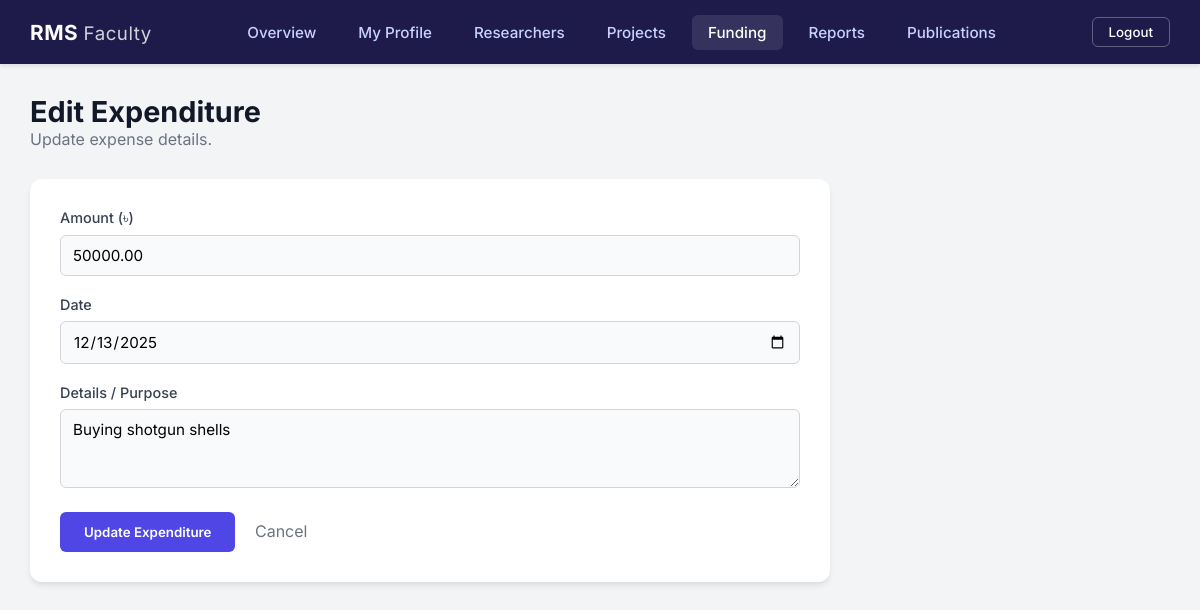
The page /modules/funding/expenditure_edit.php?id=2 (signed in) on the database its author committed.
### tables this page shows
CREATE TABLE `expenditures` (
  `funding_id` varchar(36) NOT NULL,
  `expenditure_id` int(11) NOT NULL,
  `amount` decimal(12,2) NOT NULL CHECK (`amount` >= 0),
  `expenditure_date` date NOT NULL,
  `details` text DEFAULT NULL
);

### modules/funding/expenditure_edit.php (the view, shortened to what this page needs)
<?php
require_once __DIR__ . '/../../config/db_connect.php';
$id = $_GET['id'] ?? null;
$stmt = $conn->prepare("SELECT * FROM expenditures WHERE expenditure_id = ?");
$stmt->bind_param("s", $id);
$stmt->execute();
$exp = $stmt->get_result()->fetch_assoc();
$funding_id = $exp['funding_id'];
?>
<!DOCTYPE html>
<html lang="en">
<head>
    <link rel="stylesheet" href="/research_management/public/css/style.css?v=<?php echo time(); ?>">
</head>
<body>
    <div class="dashboard-container">
        <?php include __DIR__ . '/../../public/includes/topbar.php'; ?>
        <main class="main-content">
            <div class="page-header">
                <h1>Edit Expenditure</h1>
                <p>Update expense details.</p>
            </div>
            <div class="form-container">
                <form action="expenditure_edit.php?id=<?php echo $id; ?>" method="POST" class="modern-form">
                    <div class="form-group">
                        <label>Amount (৳)</label>
                        <input type="number" name="amount" step="0.01" required
                            value="<?php echo htmlspecialchars($exp['amount']); ?>">
                    </div>
                    <div class="form-group">
                        <label>Date</label>
                        <input type="date" name="expenditure_date" required
                            value="<?php echo htmlspecialchars($exp['expenditure_date']); ?>">
                    </div>
                    <div class="form-group">
                        <label>Details / Purpose</label>
                        <textarea name="details" rows="3"
                            required><?php echo htmlspecialchars($exp['details']); ?></textarea>
                    </div>
                    <button type="submit" class="btn-submit">Update Expenditure</button>
                    <a href="view.php?id=<?php echo $funding_id; ?>"
                        style="margin-left: 15px; color: #6b7280; text-decoration: none;">Cancel</a>
                </form>
            </div>
        </main>
    </div>
</body>
</html>

### public/css/style.css (style rules this page uses)
* { margin: 0; padding: 0; box-sizing: border-box; font-family: 'Inter', sans-serif; }
body { background-color: #f3f4f6; min-height: 100vh; }
.form-group { margin-bottom: 20px; }
.form-group label { display: block; margin-bottom: 8px; color: #374151; font-weight: 500; font-size: 0.9rem; }
.form-group input { width: 100%; padding: 12px 16px; border: 1px solid #d1d5db; border-radius: 8px; font-size: 1rem; transition: all 0.2s; background: #f9fafb; }
.dashboard-container { display: flex; flex-direction: column; min-height: 100vh; }
.main-content { flex: 1; padding: 30px; max-width: 1200px; margin: 0 auto; width: 100%; }
.page-header { margin-bottom: 30px; }
.page-header h1 { font-size: 1.8rem; color: #111827; }
.page-header p { color: #6b7280; }
.form-container { background: white; padding: 30px; border-radius: 12px; box-shadow: 0 4px 6px -1px rgba(0, 0, 0, 0.1); max-width: 800px; }
.modern-form .form-group { margin-bottom: 20px; }
.modern-form label { display: block; margin-bottom: 8px; font-weight: 500; color: #374151; }
.modern-form input, .modern-form select, .modern-form textarea { width: 100%; padding: 10px 12px; border: 1px solid #d1d5db; border-radius: 6px; font-size: 0.95rem; transition: border-color 0.2s; background: #f9fafb; }
.btn-submit { background: #4f46e5; color: white; padding: 12px 24px; border: none; border-radius: 6px; font-weight: 600; cursor: pointer; transition: background 0.2s; }

### rows shown on the page
expenditures: amount "50000.00", expenditure_date "12/13/2025", details "Buying shotgun shells"

### other values the page prints
$user_type "Faculty"
